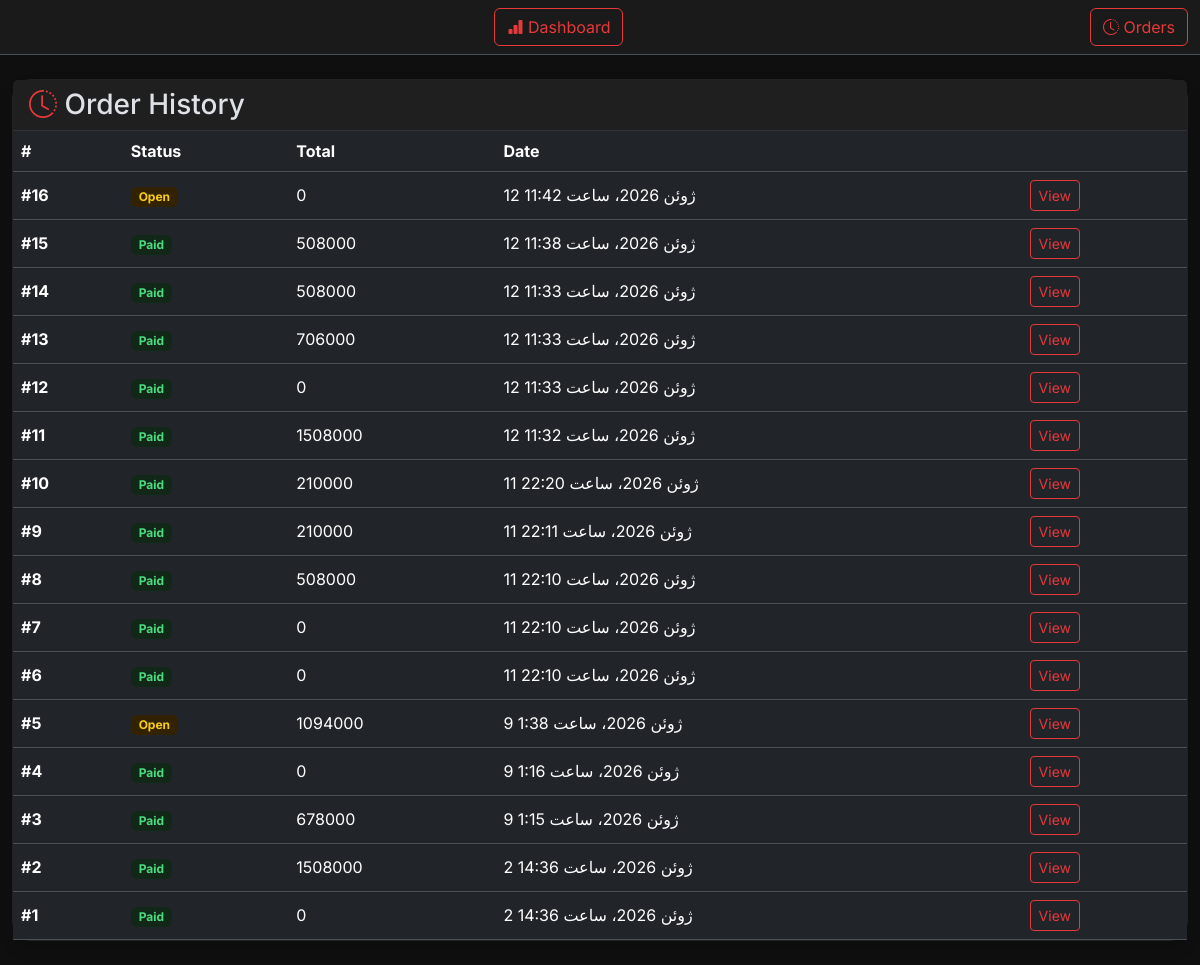
The app's page /orders/, older data.
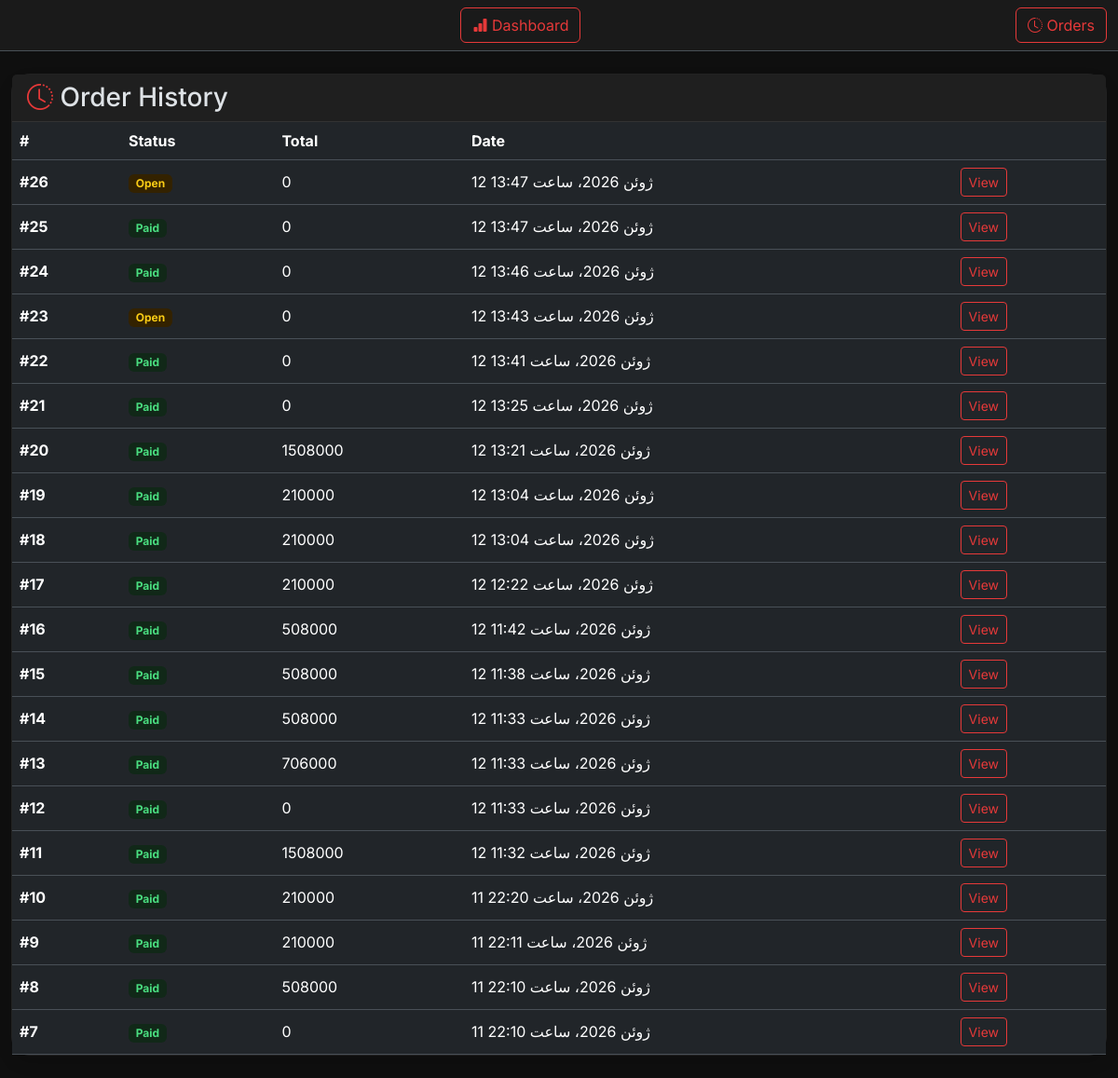
The same page, newer data.
### menu/models.py (models this page shows, shortened)
class Order(models.Model):
    STATUS_CHOICES=[
        ('open', 'open'),
        ('paid', 'paid'),
    ]
    created_at = models.DateTimeField(auto_now_add=True)
    total_price = models.PositiveIntegerField(default=0)
    status = models.CharField(max_length=10, choices=STATUS_CHOICES, default='open')

### menu/views.py (the view)
# urls.py: path('orders/', OrderListView.as_view(), name='order-list')
class OrderListView(ListView):
    model = Order
    template_name = "menu/order-list.html"
    context_object_name = "orders"
    ordering = ["-created_at"]
    paginate_by = 20

### menu/templates/menu/order-list.html (shortened to what this page needs)
{% extends "_base.html" %}
{% load humanize %}
{% block content %}
<div class="card shadow">
    <div class="card-header">
        <h3 class="mb-0">
            <i class="bi bi-clock-history"
               style="color: var(--primary-red);"></i>
            Order History
        </h3>
    </div>
    <div class="card-body p-0">
        <table class="table table-hover align-middle mb-0">
            <thead>
                <tr>
                    <th>#</th>
                    <th>Status</th>
                    <th>Total</th>
                    <th>Date</th>
                    <th></th>
                </tr>
            </thead>
            <tbody>
                {% for order in orders %}
                <tr>
                    <td>
                        <strong>
                            #{{ order.id }}
                        </strong>
                    </td>
                    <td>
                        {% if order.status == "paid" %}
                        <span
                            class="badge"
                            style="
                                background:#112818;
                                color:#4ade80;
                            "
                        >
                            Paid
                        </span>
                        {% else %}
                        <span
                            class="badge"
                            style="
                                background:#332200;
                                color:#facc15;
                            "
                        >
                            Open
                        </span>
                        {% endif %}
                    </td>
                    <td>
                        {{ order.total_price|intcomma }}
                    </td>
                    <td>
                        {{ order.created_at }}
                    </td>
                    <td>
                        <a
                            href="{% url 'order-detail' order.id %}"
                            class="btn btn-sm btn-outline-danger"
                        >
                            View
                        </a>
                    </td>
                </tr>
                {% endfor %}
            </tbody>
        </table>
    </div>
</div>
{% endblock %}

Row changes from the older to the newer data that the page shows:
no longer on this page (row unchanged): Order: id "6", status "Paid", total_price "0", created_at "11 ژوئن 2026، ساعت 22:10"
no longer on this page (row unchanged): Order: id "5", status "Open", total_price "1094000", created_at "9 ژوئن 2026، ساعت 1:38"
no longer on this page (row unchanged): Order: id "4", status "Paid", total_price "0", created_at "9 ژوئن 2026، ساعت 1:16"
no longer on this page (row unchanged): Order: id "3", status "Paid", total_price "678000", created_at "9 ژوئن 2026، ساعت 1:15"
no longer on this page (row unchanged): Order: id "2", status "Paid", total_price "1508000", created_at "2 ژوئن 2026، ساعت 14:36"
no longer on this page (row unchanged): Order: id "1", status "Paid", total_price "0", created_at "2 ژوئن 2026، ساعت 14:36"
added Order: id "26", status "Open", total_price "0", created_at "12 ژوئن 2026، ساعت 13:47"
added Order: id "25", status "Paid", total_price "0", created_at "12 ژوئن 2026، ساعت 13:47"
added Order: id "24", status "Paid", total_price "0", created_at "12 ژوئن 2026، ساعت 13:46"
added Order: id "23", status "Open", total_price "0", created_at "12 ژوئن 2026، ساعت 13:43"
added Order: id "22", status "Paid", total_price "0", created_at "12 ژوئن 2026، ساعت 13:41"
added Order: id "21", status "Paid", total_price "0", created_at "12 ژوئن 2026، ساعت 13:25"
added Order: id "20", status "Paid", total_price "1508000", created_at "12 ژوئن 2026، ساعت 13:21"
added Order: id "19", status "Paid", total_price "210000", created_at "12 ژوئن 2026، ساعت 13:04"
added Order: id "18", status "Paid", total_price "210000", created_at "12 ژوئن 2026، ساعت 13:04"
added Order: id "17", status "Paid", total_price "210000", created_at "12 ژوئن 2026، ساعت 12:22"
changed Order "12 ژوئن 2026، ساعت 11:42": total_price "0" → "508000"; status "Open" → "Paid"
